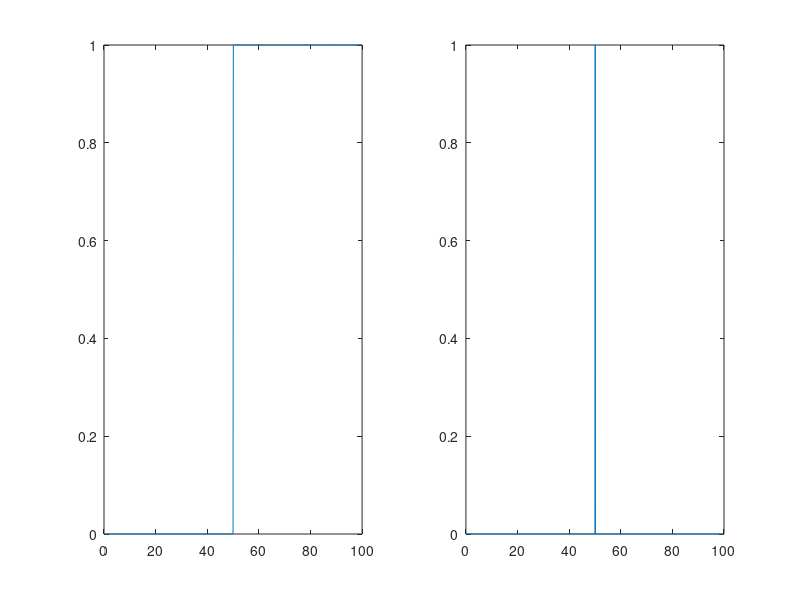

Reproduce this figure in MATLAB. (Note: this script raises an error after producing the figure.)
%% Derivative

time = 0.1:0.1:100;
signal = [time(1:end/2)*0 (time((end/2 + 1):end)*0)+1];
subplot(1, 2, 1);
plot(time, signal);
subplot(1, 2, 2);
diffsig = diff(signal);
plot(time, [0 diffsig]);


%% %%%%%%%%%%%%%%%%% APLICATII %%%%%%%%%%%%%%%%%%%%%

%% 4.1

im = imread('coins.png');
%% A)
% Compass Sobel
h1 = [2 1 0; 1 0 -1; 0 -1 -2];
h3 = [0 -1 -2; 1 0 -1; 2 1 0];
h5 = -h1;
h7 = -h3;

% apply the filter
im_h1 = imfilter(im, h1, "replicate", "same");
im_h3 = imfilter(im, h3, "replicate", "same");
im_h5 = imfilter(im, h5, "replicate", "same");
im_h7 = imfilter(im, h7, "replicate", "same");

% show the images
figure();
subplot(2, 3, 1); imshow(im);       title("Original");
subplot(2, 3, 2); imshow(im_h1);    title("Upper Left");
subplot(2, 3, 3); imshow(im_h3);    title("Lower Left");
subplot(2, 3, 4); imshow(im_h5);    title("Lower Right");
subplot(2, 3, 5); imshow(im_h7);    title("Upper Right");

%% B
% apply tresholded edge
th = graythresh(im);
im_pre = edge(im, 'prewitt', th);
im_sob = edge(im, 'sobel', th);
im_can = edge(im, 'canny', th);

% showcase results
figure();
subplot(2, 2, 1); imshow(im);        title("Original");
subplot(2, 2, 2); imshow(im_pre);    title("Prewitt");
subplot(2, 2, 3); imshow(im_sob);    title("Sobel");
subplot(2, 2, 4); imshow(im_can);    title("Canny");

%% C
%% variant 1
imshow(im1);
[r,c] = find(sobel == 1);
hold on
plot(c,r,'.r', 'LineWidth',2);

%% variant 2
figure;
subplot(2, 2, 1); imshow(im);
subplot(2, 2, 2); imshow(im_can);

subplot(2, 2, [3,4]);

rgbIm = cat(3, im, im, im);
rgbIm(:, :, 1) = im - uint8(canny.*255);
rgbIm(:, :, 2) = im - uint8(canny.*255);
rgbIm(:, :, 3) = im + uint8(canny.*255);
imshow(rgbIm)

%% 4.2 
imT = imread("L4_image_01.tif");
[m,n] = size(imT); % get the size of the image
x = 2:m-1;         % define the x axis
y = 2:n-1;         % define the y axis
f=double(imT);     % transform to double for more precise mathematical calculations
% calculate the 4 variations
v1 = max(abs(f(x+1,y)-f(x,y)),abs(f(x-1,y)-f(x,y)));
v2 = max(abs(f(x,y-1)-f(x,y)),abs(f(x,y+1)-f(x,y)));
v3 = max(abs(f(x-1,y+1)-f(x,y)),abs(f(x+1,y-1)-f(x,y)));
v4 = max(abs(f(x+1,y+1)-f(x,y)),abs(f(x-1,y-1)-f(x,y)));
% concatenate the variations along the 3rd dimension and get the minimum
vmin = min(cat(3,v1,v2,v3,v4),[],3);
    
alpha = 100;              % define the threshold 
[a,b] = find(vmin>alpha); % check the indices where the minimum is over the threshold
a = a + 1; b = b + 1;     % incrementation

imshow(uint8(f)); hold on; plot(b,a,'r*');

%% 4.3
figure();
subplot(1,2,1); imshow(imT); title('imagine originala');
corners = detectMinEigenFeatures(imT);
subplot(1,2,2); imshow(imT); hold on
plot(corners.selectStrongest(10));
title('imagine cu IPO'); hold off;

%% 4.4
I1 = im2gray(imread("viprectification_deskLeft.png"));
I2 = im2gray(imread("viprectification_deskRight.png"));

% find the corners
points1 = detectHarrisFeatures(I1);
points2 = detectHarrisFeatures(I2);

% extract the neighborhood features.
[features1,valid_points1] = extractFeatures(I1,points1);
[features2,valid_points2] = extractFeatures(I2,points2);

% match the features.
indexPairs = matchFeatures(features1,features2);

% retrieve the locations of the corresponding points for each image.
matchedPoints1 = valid_points1(indexPairs(:,1),:);
matchedPoints2 = valid_points2(indexPairs(:,2),:);

% visualize the corresponding points. You can see the effect of translation between the two images despite several erroneous matches.
figure; 
showMatchedFeatures(I1,I2,matchedPoints1,matchedPoints2);


%% 4.5 
imBook = imread('book_cover.png');
I_gray = rgb2gray(imBook);

% 2. Aplicare zgomot artificial (opțional, pentru test)
I_noisy = imnoise(I_gray, 'salt & pepper', 0.02);

subplot(2,3,2);
imshow(I_noisy);
title('Imagine cu zgomot');

% 3. Detecție muchii înainte de procesare (Sobel)
edges_before = edge(I_noisy, 'sobel');

subplot(2,3,3);
imshow(edges_before);
title('Muchii înainte de preprocesare');

% 4. Îmbunătățirea contrastului - adaptivă (equalizare histograme CLAHE)
I_contrast = adapthisteq(I_noisy);

subplot(2,3,4);
imshow(I_contrast);
title('Imagine după îmbunătățire contrast');

% 5. Reducerea zgomotului (filtru median)
I_denoised = medfilt2(I_contrast, [3 3]);

subplot(2,3,5);
imshow(I_denoised);
title('Imagine după filtrare mediană');

% I_cropped = imcrop(I_denoised);
I_cropped = I_denoised;

% 6. Detecție muchii după preprocesare
th = graythresh(I_cropped);
edges_after = edge(I_cropped, 'canny', th-0.05);

subplot(2,3,6);
imshow(edges_after);
title('Muchii după preprocesare');

% 7. Comentariu final
fprintf(['\nObservații:\n- Detecția muchiilor în imaginea inițială zgomotoasă este dificilă, ' ...
    'apare mult zgomot fals.\n- Îmbunătățirea contrastului evidențiază mai bine regiuni de interes.\n' ...
    '- Filtrul median reduce eficient zgomotul sarea și piper îmbunătățind astfel rezultatul ' ...
    'detecției muchiilor.\n']);
